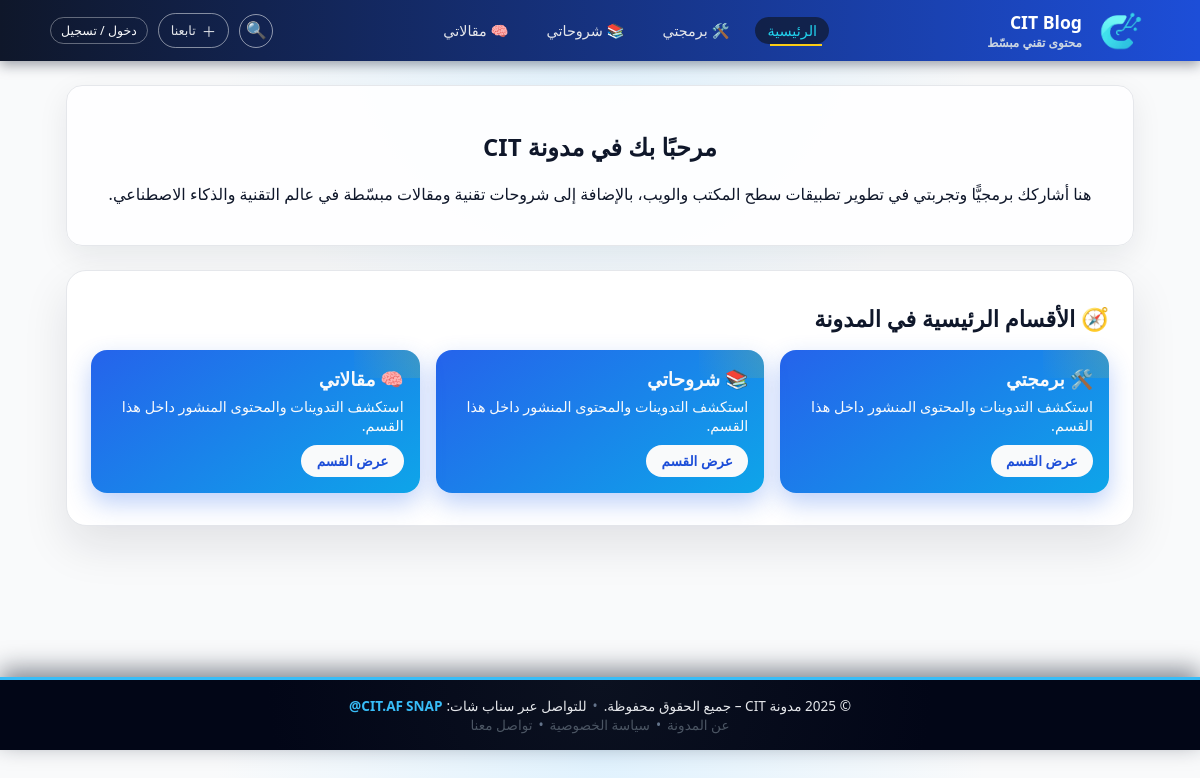
The page / on the database its author committed.
### tables this page shows
CREATE TABLE categories (
            id INTEGER PRIMARY KEY AUTOINCREMENT,
            name TEXT NOT NULL,
            slug TEXT UNIQUE NOT NULL,
            folder TEXT UNIQUE NOT NULL,
            is_active INTEGER DEFAULT 1,
            sort_order INTEGER DEFAULT 0,
            created_at TEXT
        );

### app.py (the view)
@app.route("/")
def index():
    return render_template("index.html")

### app.py (called while the page is built)
def get_categories():
    conn = sqlite3.connect(DB_PATH)
    conn.row_factory = sqlite3.Row
    c = conn.cursor()
    c.execute("""
        SELECT id, name, slug, folder, is_active, sort_order
        FROM categories
        WHERE is_active = 1
        ORDER BY sort_order ASC, id ASC
    """)
    rows = [dict(r) for r in c.fetchall()]
    conn.close()
    return rows

@app.context_processor
def inject_globals():
    is_admin = (session.get("logged_in") and session.get("role") == "admin")
    try:
        categories = get_categories()
    except Exception:
        categories = []
    return {
        "is_admin": is_admin,
        "pending_count": get_pending_count() if is_admin else 0,
        "categories": categories,
    }

### templates/index.html (shortened to what this page needs)
{% extends "base.html" %}
{% block content %}
<section class="intro">
  <h1>مرحبًا بك في مدونة CIT</h1>
  <p>
    هنا أشاركك برمجيًّا وتجربتي في تطوير تطبيقات سطح المكتب والويب،
    بالإضافة إلى شروحات تقنية ومقالات مبسّطة في عالم التقنية والذكاء الاصطناعي.
  </p>
</section>
<section class="sections-preview" aria-labelledby="sections-heading">
  <h2 id="sections-heading">🧭 الأقسام الرئيسية في المدونة</h2>
  <div class="sections-grid">
    {% if categories %}
      {% for cat in categories %}
        <article class="section-card">
          <h3>{{ cat.name }}</h3>
          <p>استكشف التدوينات والمحتوى المنشور داخل هذا القسم.</p>
          <a href="/{{ cat.slug }}" class="btn">عرض القسم</a>
        </article>
      {% endfor %}
    {% else %}
      <p>لم يتم العثور على أقسام حالياً. يمكنك إنشاء أقسام جديدة من لوحة التحكم.</p>
    {% endif %}
  </div>
</section>
{% endblock %}

### templates/base.html (shortened to what this page needs)
<!DOCTYPE html>
<html lang="ar" dir="rtl">
<head>
  <link rel="stylesheet" href="{{ url_for('static', filename='styles.css') }}">
</head>
<body>
<header class="site-header">
  <div class="container header-bar">
    <div class="header-right">
      <a href="{{ url_for('index') }}" class="logo-link">
        <img src="{{ url_for('static', filename='assets/logo/logo.png') }}"
             class="logo-img" alt="CIT Logo">
        <div class="logo-text-block">
          <span class="logo-text-main">CIT Blog</span>
          <span class="logo-text-sub">محتوى تقني مبسّط</span>
        </div>
      </a>
    </div>
    <nav class="main-nav">
      <a href="{{ url_for('index') }}"
         class="nav-link {% if request.path == url_for('index') %}is-active{% endif %}">
        الرئيسية
      </a>
      {% if categories %}
        {% for cat in categories %}
          <a href="/{{ cat.slug }}"
             class="nav-link {% if request.path == '/' + cat.slug %}is-active{% endif %}">
            {{ cat.name }}
          </a>
        {% endfor %}
      {% endif %}
    </nav>
    <div class="header-actions">
      <button type="button"
              class="icon-btn search-toggle"
              id="searchToggle"
              aria-label="بحث في المدونة">
        🔍
      </button>
      <div class="follow-menu">
        <button type="button" class="follow-btn">
          <span class="follow-plus">＋</span>
          <span>تابعنا</span>
        </button>
      </div>
      {% if session.get('logged_in') %}
        <span class="user-name">
          {{ session.get('username') }}
          {% if session.get('role') == 'admin' %}(مدير){% endif %}
        </span>
        <a href="{{ url_for('logout') }}" class="btn-link btn-small">خروج</a>
        {% if session.get('role') == 'admin' %}
          <a href="{{ url_for('form') }}" class="btn-link btn-small">
            ➕ مقال جديد
          </a>
        {% endif %}
      {% else %}
        <a href="{{ url_for('auth_page') }}" class="btn-link btn-small">
          دخول / تسجيل
        </a>
      {% endif %}
    </div>
  </div>
</header>
  <main class="container">
    {% block content %}{% endblock %}
  </main>
  <footer class="site-footer">
    <div class="footer-inner">
      <span class="footer-copy">
        © {{ current_year|default(2025) }} مدونة CIT – جميع الحقوق محفوظة.
      </span>
      <span class="footer-separator">•</span>
      <span class="footer-contact">
        للتواصل عبر سناب شات:
        <a
          href="https://www.snapchat.com/add/cit.af?share_id=PI1obN8IQzeiXuLQkedVqw&locale=ar_SA@calendar=gregorian;numbers=latn"
          target="_blank"
          rel="noopener noreferrer"
          class="footer-snap-link"
        >
          SNAP <span class="footer-snap-user">@CIT.AF</span>
        </a>
      </span>
    </div>
    <div class="footer-inner footer-links-row">
      <a href="{{ url_for('about_page') }}" class="footer-link">
        عن المدونة
      </a>
      <span class="footer-separator">•</span>
      <a href="{{ url_for('privacy_page') }}" class="footer-link">
        سياسة الخصوصية
      </a>
      <span class="footer-separator">•</span>
      <a href="{{ url_for('contact_page') }}" class="footer-link">
        تواصل معنا
      </a>
    </div>
  </footer>
</body>
</html>

### rows shown on the page
categories: name "🛠️ برمجتي"
categories: name "📚 شروحاتي"
categories: name "🧠 مقالاتي"
